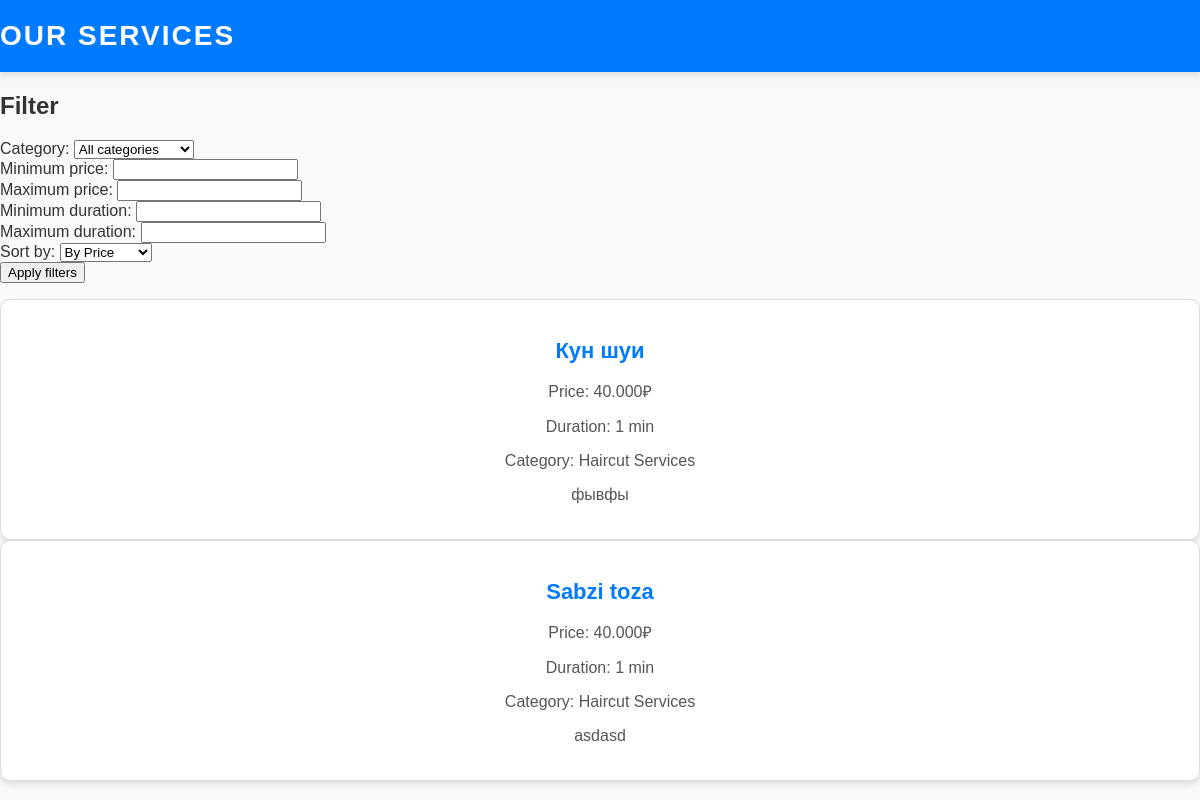
Screenshot of /service_list/ with the database file from the repository.
### users/models.py (models this page shows, shortened)
class Service(models.Model):
    CATEGORY_CHOICES = [
        ('hair', 'Haircut Services'),
        ('nail', 'Manicure'),
        ('massage', 'Massage'),
    ]
    name = models.CharField(max_length=100)
    price = models.DecimalField(max_digits=10, decimal_places=3, default=0)
    duration = models.IntegerField()  # Duration in minutes
    category = models.CharField(max_length=50, choices=CATEGORY_CHOICES, default='hair')
    description = models.TextField()
    availability = models.BooleanField(default=True)
    image = models.ImageField(upload_to='services/', blank=True, null=True)

### users/views.py (the view, shortened to what this page needs)
# urls.py: path('service_list/', views.service_list, name='service_list'),
def service_list(request):
    services = Service.objects.all()
    form = ServiceFilterForm(request.GET)
    return render(request, 'service_list.html', {'services': services, 'form': form})

### users/models.py
class ServiceFilterForm(forms.Form):
    category = forms.ChoiceField(choices=[('', 'All Categories')] + Service.CATEGORY_CHOICES)
    price_min = forms.DecimalField(label='Minimum Price', required=False,)
    price_max = forms.DecimalField(label='Maximum Price', required=False)
    duration_min = forms.IntegerField(label='Minimum Duration', required=False)
    duration_max = forms.IntegerField(label='Maximum Duration', required=False)
    sort_by = forms.ChoiceField(choices=[
        ('price', 'By Price'),
        ('duration', 'By Duration'),
        ('name', 'By Name')
    ], required=False)

### users/templates/service_list.html (shortened to what this page needs)
{% load static %}
<html lang="ru">
<head>
    <link rel="stylesheet" href="{% static 'css/styles.css' %}">
</head>
<body>
    <div class="container">
        <header class="header">
            <h1>Our Services</h1>
        </header>
        <form method="GET" action="{% url 'service_list' %}" class="filter-form">
            <h2>Filter</h2>
            <div class="form-group">
                <label for="category">Category:</label>
                <select name="category" id="category" class="form-control">
                    <option value="">All categories</option>
                </select>
            </div>
            <div class="form-group">
                <label for="price_min">Minimum price:</label>
                <input type="number" name="price_min" id="price_min" value="{{ form.price_min.value }}" class="form-control">
            </div>
            <div class="form-group">
                <label for="price_max">Maximum price:</label>
                <input type="number" name="price_max" id="price_max" value="{{ form.price_max.value }}" class="form-control">
            </div>
            <div class="form-group">
                <label for="duration_min">Minimum duration:</label>
                <input type="number" name="duration_min" id="duration_min" value="{{ form.duration_min.value }}" class="form-control">
            </div>
            <div class="form-group">
                <label for="duration_max">Maximum duration:</label>
                <input type="number" name="duration_max" id="duration_max" value="{{ form.duration_max.value }}" class="form-control">
            </div>
            <div class="form-group">
                <label for="sort_by">Sort by:</label>
                <select name="sort_by" id="sort_by" class="form-control">
                    {% for value, label in form.sort_by.field.choices %}
                        <option value="{{ value }}" {% if value == form.sort_by.value %}selected{% endif %}>{{ label }}</option>
                    {% endfor %}
                </select>
            </div>
            <button type="submit" class="btn btn-primary">Apply filters</button>
        </form>
        <div class="services-list">
            {% for service in services %}
                <div class="service-card">
                    <h2 class="service-title">{{ service.name }}</h2>
                    <p class="service-price">Price: {{ service.price }}₽</p>
                    <p class="service-duration">Duration: {{ service.duration }} min</p>
                    <p class="service-category">Category: {{ service.get_category_display }}</p>
                    <p class="service-description">{{ service.description }}</p>
                </div>
            {% empty %}
                <p>No services available for the selected filters.</p>
            {% endfor %}
        </div>
    </div>
</body>
</html>

### users/static/css/styles.css (style rules this page uses)
body { font-family: 'Poppins', sans-serif; background-color: #f8f9fa; margin: 0; padding: 0; color: #333; }
.header { background-color: #007bff; color: white; padding: 20px 0; box-shadow: 0 4px 6px rgba(0, 0, 0, 0.1); }
.header h1 { font-size: 28px; margin: 0; text-transform: uppercase; letter-spacing: 2px; }
.service-card { background-color: white; border: 1px solid #ddd; border-radius: 10px; box-shadow: 0 4px 6px rgba(0, 0, 0, 0.1); padding: 20px; text-align: center; transition: transform 0.3s, box-shadow 0.3s; }
.service-card h2 { font-size: 22px; color: #007bff; margin-bottom: 10px; }
.service-card p { font-size: 16px; color: #555; margin-bottom: 15px; }

### rows the page displays
Service: name "Кун шуи", price "40.000", duration "1", category "Haircut Services", description "фывфы"
Service: name "Sabzi toza", price "40.000", duration "1", category "Haircut Services", description "asdasd"

### other values shown
form field sort_by "By Price"
